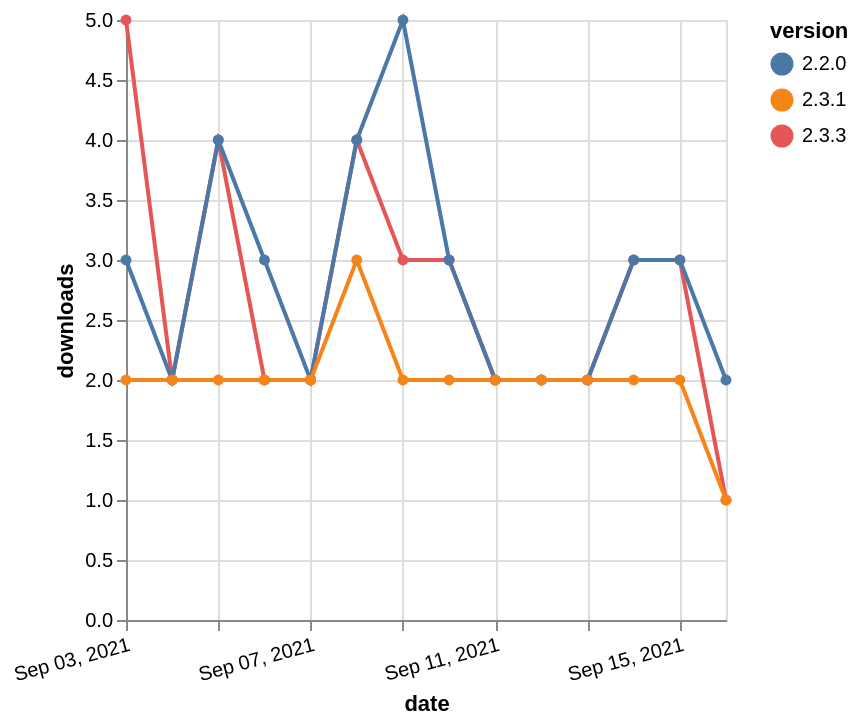

Vega-Lite specification for this chart:
### Vega-Lite specification from a JSON file in a GitHub repository (floating-point values rounded to 4 significant figures)
{"$schema": "https://vega.github.io/schema/vega-lite/v5.json", "description": "A simple bar chart with embedded data.", "data": {"values": [{"date": "2021-09-03", "total": 1192, "delta": 5, "version": "2.3.3"}, {"date": "2021-09-04", "total": 1194, "delta": 2, "version": "2.3.3"}, {"date": "2021-09-05", "total": 1198, "delta": 4, "version": "2.3.3"}, {"date": "2021-09-06", "total": 1200, "delta": 2, "version": "2.3.3"}, {"date": "2021-09-07", "total": 1202, "delta": 2, "version": "2.3.3"}, {"date": "2021-09-08", "total": 1206, "delta": 4, "version": "2.3.3"}, {"date": "2021-09-09", "total": 1209, "delta": 3, "version": "2.3.3"}, {"date": "2021-09-10", "total": 1212, "delta": 3, "version": "2.3.3"}, {"date": "2021-09-11", "total": 1214, "delta": 2, "version": "2.3.3"}, {"date": "2021-09-12", "total": 1216, "delta": 2, "version": "2.3.3"}, {"date": "2021-09-13", "total": 1218, "delta": 2, "version": "2.3.3"}, {"date": "2021-09-14", "total": 1221, "delta": 3, "version": "2.3.3"}, {"date": "2021-09-15", "total": 1224, "delta": 3, "version": "2.3.3"}, {"date": "2021-09-16", "total": 1225, "delta": 1, "version": "2.3.3"}, {"date": "2021-09-03", "total": 3286, "delta": 3, "version": "2.2.0"}, {"date": "2021-09-04", "total": 3288, "delta": 2, "version": "2.2.0"}, {"date": "2021-09-05", "total": 3292, "delta": 4, "version": "2.2.0"}, {"date": "2021-09-06", "total": 3295, "delta": 3, "version": "2.2.0"}, {"date": "2021-09-07", "total": 3297, "delta": 2, "version": "2.2.0"}, {"date": "2021-09-08", "total": 3301, "delta": 4, "version": "2.2.0"}, {"date": "2021-09-09", "total": 3306, "delta": 5, "version": "2.2.0"}, {"date": "2021-09-10", "total": 3309, "delta": 3, "version": "2.2.0"}, {"date": "2021-09-11", "total": 3311, "delta": 2, "version": "2.2.0"}, {"date": "2021-09-12", "total": 3313, "delta": 2, "version": "2.2.0"}, {"date": "2021-09-13", "total": 3315, "delta": 2, "version": "2.2.0"}, {"date": "2021-09-14", "total": 3318, "delta": 3, "version": "2.2.0"}, {"date": "2021-09-15", "total": 3321, "delta": 3, "version": "2.2.0"}, {"date": "2021-09-16", "total": 3323, "delta": 2, "version": "2.2.0"}, {"date": "2021-09-03", "total": 1063, "delta": 2, "version": "2.3.1"}, {"date": "2021-09-04", "total": 1065, "delta": 2, "version": "2.3.1"}, {"date": "2021-09-05", "total": 1067, "delta": 2, "version": "2.3.1"}, {"date": "2021-09-06", "total": 1069, "delta": 2, "version": "2.3.1"}, {"date": "2021-09-07", "total": 1071, "delta": 2, "version": "2.3.1"}, {"date": "2021-09-08", "total": 1074, "delta": 3, "version": "2.3.1"}, {"date": "2021-09-09", "total": 1076, "delta": 2, "version": "2.3.1"}, {"date": "2021-09-10", "total": 1078, "delta": 2, "version": "2.3.1"}, {"date": "2021-09-11", "total": 1080, "delta": 2, "version": "2.3.1"}, {"date": "2021-09-12", "total": 1082, "delta": 2, "version": "2.3.1"}, {"date": "2021-09-13", "total": 1084, "delta": 2, "version": "2.3.1"}, {"date": "2021-09-14", "total": 1086, "delta": 2, "version": "2.3.1"}, {"date": "2021-09-15", "total": 1088, "delta": 2, "version": "2.3.1"}, {"date": "2021-09-16", "total": 1089, "delta": 1, "version": "2.3.1"}]}, "width": "container", "mark": {"type": "line", "point": {"filled": true}}, "encoding": {"x": {"field": "date", "type": "temporal", "timeUnit": "yearmonthdate", "title": "date", "axis": {"labelAngle": -15}}, "y": {"field": "delta", "type": "quantitative", "title": "downloads"}, "color": {"field": "version", "type": "nominal"}, "tooltip": {"field": "delta"}}}
